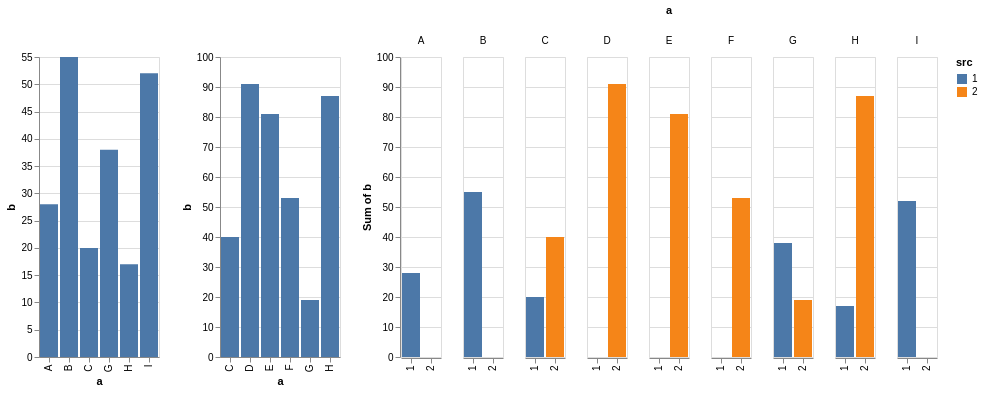

Vega-Lite specification stored for this chart:
### Vega-Lite specification from a JSON file in a GitHub repository (floating-point values rounded to 4 significant figures)
{"$schema": "https://vega.github.io/schema/vega-lite/v2.json", "hconcat": [{"description": "A simple bar chart with embedded data.", "data": {"values": [{"a": "A", "b": 28}, {"a": "B", "b": 55}, {"a": "C", "b": 20}, {"a": "G", "b": 38}, {"a": "H", "b": 17}, {"a": "I", "b": 52}]}, "mark": "bar", "encoding": {"x": {"field": "a", "type": "ordinal"}, "y": {"field": "b", "type": "quantitative"}}}, {"description": "A simple bar chart with embedded data.", "data": {"values": [{"a": "C", "b": 40}, {"a": "D", "b": 91}, {"a": "E", "b": 81}, {"a": "F", "b": 53}, {"a": "G", "b": 19}, {"a": "H", "b": 87}]}, "mark": "bar", "encoding": {"x": {"field": "a", "type": "ordinal"}, "y": {"field": "b", "type": "quantitative"}}}, {"description": "A simple bar chart with embedded data.", "data": {"values": [{"a": "A", "b": 28, "src": 1}, {"a": "B", "b": 55, "src": 1}, {"a": "C", "b": 20, "src": 1}, {"a": "G", "b": 38, "src": 1}, {"a": "H", "b": 17, "src": 1}, {"a": "I", "b": 52, "src": 1}, {"a": "C", "b": 40, "src": 2}, {"a": "D", "b": 91, "src": 2}, {"a": "E", "b": 81, "src": 2}, {"a": "F", "b": 53, "src": 2}, {"a": "G", "b": 19, "src": 2}, {"a": "H", "b": 87, "src": 2}]}, "mark": "bar", "encoding": {"column": {"field": "a", "type": "ordinal"}, "x": {"field": "src", "type": "nominal", "axis": {"title": ""}}, "y": {"aggregate": "sum", "field": "b", "type": "quantitative"}, "color": {"field": "src", "type": "nominal"}}}]}
